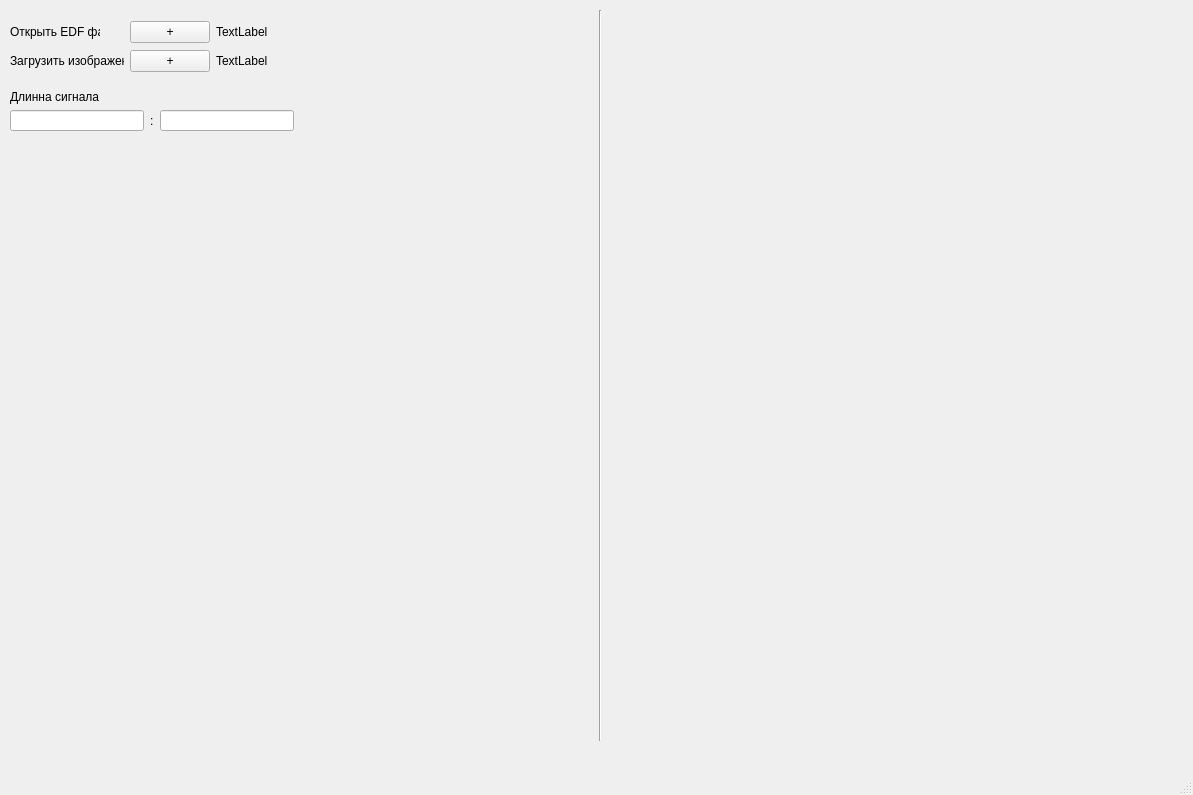
<?xml version="1.0" encoding="UTF-8"?>
<ui version="4.0">
 <class>MainWindow</class>
 <widget class="QMainWindow" name="MainWindow">
  <property name="geometry">
   <rect>
    <x>0</x>
    <y>0</y>
    <width>1193</width>
    <height>795</height>
   </rect>
  </property>
  <property name="windowTitle">
   <string>MainWindow</string>
  </property>
  <widget class="QWidget" name="centralwidget">
   <widget class="Line" name="line">
    <property name="geometry">
     <rect>
      <x>590</x>
      <y>10</y>
      <width>20</width>
      <height>731</height>
     </rect>
    </property>
    <property name="orientation">
     <enum>Qt::Vertical</enum>
    </property>
   </widget>
   <widget class="PlotWidget" name="widget" native="true">
    <property name="geometry">
     <rect>
      <x>620</x>
      <y>10</y>
      <width>551</width>
      <height>191</height>
     </rect>
    </property>
   </widget>
   <widget class="PlotWidget" name="widget_2" native="true">
    <property name="geometry">
     <rect>
      <x>620</x>
      <y>210</y>
      <width>551</width>
      <height>191</height>
     </rect>
    </property>
   </widget>
   <widget class="PlotWidget" name="widget_3" native="true">
    <property name="geometry">
     <rect>
      <x>620</x>
      <y>410</y>
      <width>551</width>
      <height>191</height>
     </rect>
    </property>
   </widget>
   <widget class="QWidget" name="">
    <property name="geometry">
     <rect>
      <x>10</x>
      <y>20</y>
      <width>258</width>
      <height>54</height>
     </rect>
    </property>
    <layout class="QGridLayout" name="gridLayout">
     <item row="1" column="2">
      <widget class="QPushButton" name="pushButton_2">
       <property name="text">
        <string>+</string>
       </property>
      </widget>
     </item>
     <item row="1" column="0" colspan="2">
      <widget class="QLabel" name="label_5">
       <property name="text">
        <string>Загрузить изображение</string>
       </property>
      </widget>
     </item>
     <item row="0" column="0">
      <widget class="QLabel" name="label">
       <property name="text">
        <string>Открыть EDF файл</string>
       </property>
      </widget>
     </item>
     <item row="0" column="2">
      <widget class="QPushButton" name="pushButton">
       <property name="text">
        <string>+</string>
       </property>
      </widget>
     </item>
     <item row="0" column="3">
      <widget class="QLabel" name="label_4">
       <property name="text">
        <string>TextLabel</string>
       </property>
      </widget>
     </item>
     <item row="1" column="3">
      <widget class="QLabel" name="label_6">
       <property name="text">
        <string>TextLabel</string>
       </property>
      </widget>
     </item>
    </layout>
   </widget>
   <widget class="QWidget" name="">
    <property name="geometry">
     <rect>
      <x>10</x>
      <y>90</y>
      <width>284</width>
      <height>41</height>
     </rect>
    </property>
    <layout class="QGridLayout" name="gridLayout_2">
     <item row="0" column="0">
      <widget class="QLabel" name="label_2">
       <property name="text">
        <string>Длинна сигнала</string>
       </property>
      </widget>
     </item>
     <item row="1" column="0">
      <widget class="QLineEdit" name="lineEdit"/>
     </item>
     <item row="1" column="1">
      <widget class="QLabel" name="label_3">
       <property name="text">
        <string>:</string>
       </property>
      </widget>
     </item>
     <item row="1" column="2">
      <widget class="QLineEdit" name="lineEdit_2"/>
     </item>
    </layout>
   </widget>
  </widget>
  <widget class="QMenuBar" name="menubar">
   <property name="geometry">
    <rect>
     <x>0</x>
     <y>0</y>
     <width>1193</width>
     <height>21</height>
    </rect>
   </property>
  </widget>
  <widget class="QStatusBar" name="statusbar"/>
 </widget>
 <customwidgets>
  <customwidget>
   <class>PlotWidget</class>
   <extends>QWidget</extends>
   <header>pyqtgraph</header>
   <container>1</container>
  </customwidget>
 </customwidgets>
 <resources/>
 <connections/>
</ui>
